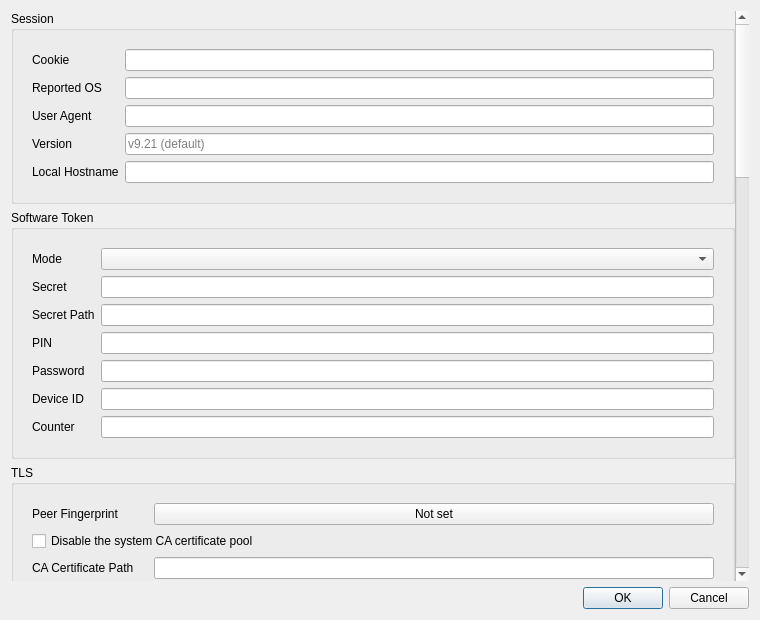
<?xml version="1.0" encoding="UTF-8"?>
<ui version="4.0">
 <class>EditOpenConnectAdvanced</class>
 <widget class="QDialog" name="EditOpenConnectAdvanced">
  <property name="geometry">
   <rect>
    <x>0</x>
    <y>0</y>
    <width>760</width>
    <height>620</height>
   </rect>
  </property>
  <property name="windowTitle">
   <string>OpenConnect Advanced</string>
  </property>
  <layout class="QVBoxLayout" name="dialog_layout">
   <item>
    <widget class="QScrollArea" name="scroll">
     <property name="frameShape">
      <enum>QFrame::NoFrame</enum>
     </property>
     <property name="widgetResizable">
      <bool>true</bool>
     </property>
     <widget class="QWidget" name="scroll_content">
      <layout class="QVBoxLayout" name="content_layout">
       <property name="leftMargin">
        <number>0</number>
       </property>
       <property name="topMargin">
        <number>0</number>
       </property>
       <property name="rightMargin">
        <number>0</number>
       </property>
       <property name="bottomMargin">
        <number>0</number>
       </property>
       <item>
        <widget class="QGroupBox" name="session_box">
         <property name="title">
          <string>Session</string>
         </property>
         <layout class="QVBoxLayout" name="session_box_layout">
          <item>
           <widget class="QWidget" name="session_box_form_w" native="true">
            <layout class="QFormLayout" name="session_box_form">
             <item row="0" column="0">
              <widget class="QLabel" name="cookie_l">
               <property name="toolTip">
                <string>Existing session cookie, to connect without logging in again.</string>
               </property>
               <property name="text">
                <string>Cookie</string>
               </property>
               <property name="buddy">
                <cstring>cookie</cstring>
               </property>
              </widget>
             </item>
             <item row="0" column="1">
              <widget class="QLineEdit" name="cookie"/>
             </item>
             <item row="1" column="0">
              <widget class="QLabel" name="reported_os_l">
               <property name="toolTip">
                <string>OS reported to the server, e.g. win or linux-64. Empty: this system.</string>
               </property>
               <property name="text">
                <string>Reported OS</string>
               </property>
               <property name="buddy">
                <cstring>reported_os</cstring>
               </property>
              </widget>
             </item>
             <item row="1" column="1">
              <widget class="QLineEdit" name="reported_os"/>
             </item>
             <item row="2" column="0">
              <widget class="QLabel" name="user_agent_l">
               <property name="toolTip">
                <string>&lt;html&gt;&lt;head/&gt;&lt;body&gt;&lt;p&gt;User agent reported to the server. The default is flavor specific.&lt;/p&gt;&lt;/body&gt;&lt;/html&gt;</string>
               </property>
               <property name="text">
                <string>User Agent</string>
               </property>
               <property name="buddy">
                <cstring>user_agent</cstring>
               </property>
              </widget>
             </item>
             <item row="2" column="1">
              <widget class="QLineEdit" name="user_agent"/>
             </item>
             <item row="3" column="0">
              <widget class="QLabel" name="version_l">
               <property name="toolTip">
                <string>Client version reported for AnyConnect XML authentication.</string>
               </property>
               <property name="text">
                <string>Version</string>
               </property>
               <property name="buddy">
                <cstring>version</cstring>
               </property>
              </widget>
             </item>
             <item row="3" column="1">
              <widget class="QLineEdit" name="version">
               <property name="placeholderText">
                <string>v9.21 (default)</string>
               </property>
              </widget>
             </item>
             <item row="4" column="0">
              <widget class="QLabel" name="local_hostname_l">
               <property name="toolTip">
                <string>&lt;html&gt;&lt;head/&gt;&lt;body&gt;&lt;p&gt;Local hostname reported to the server. The system hostname is used by default.&lt;/p&gt;&lt;/body&gt;&lt;/html&gt;</string>
               </property>
               <property name="text">
                <string>Local Hostname</string>
               </property>
               <property name="buddy">
                <cstring>local_hostname</cstring>
               </property>
              </widget>
             </item>
             <item row="4" column="1">
              <widget class="QLineEdit" name="local_hostname"/>
             </item>
            </layout>
           </widget>
          </item>
         </layout>
        </widget>
       </item>
       <item>
        <widget class="QGroupBox" name="token_box">
         <property name="toolTip">
          <string>Token the core generates itself; bind Throne OTP entries in the main editor.</string>
         </property>
         <property name="title">
          <string>Software Token</string>
         </property>
         <layout class="QVBoxLayout" name="token_box_layout">
          <item>
           <widget class="QWidget" name="token_box_form_w" native="true">
            <layout class="QFormLayout" name="token_box_form">
             <item row="0" column="0">
              <widget class="QLabel" name="token_mode_l">
               <property name="toolTip">
                <string>Token type: TOTP/HOTP code, RSA SecurID (stoken) or OIDC bearer token.</string>
               </property>
               <property name="text">
                <string>Mode</string>
               </property>
               <property name="buddy">
                <cstring>token_mode</cstring>
               </property>
              </widget>
             </item>
             <item row="0" column="1">
              <widget class="NoWheelComboBox" name="token_mode"/>
             </item>
             <item row="1" column="0">
              <widget class="QLabel" name="token_secret_l">
               <property name="toolTip">
                <string>Base32 secret or otpauth:// URI; CTF data for stoken; access token for oidc.</string>
               </property>
               <property name="text">
                <string>Secret</string>
               </property>
               <property name="buddy">
                <cstring>token_secret</cstring>
               </property>
              </widget>
             </item>
             <item row="1" column="1">
              <widget class="QLineEdit" name="token_secret"/>
             </item>
             <item row="2" column="0">
              <widget class="QLabel" name="token_secret_path_l">
               <property name="toolTip">
                <string>File holding the token secret or access token.</string>
               </property>
               <property name="text">
                <string>Secret Path</string>
               </property>
               <property name="buddy">
                <cstring>token_secret_path</cstring>
               </property>
              </widget>
             </item>
             <item row="2" column="1">
              <widget class="QLineEdit" name="token_secret_path"/>
             </item>
             <item row="3" column="0">
              <widget class="QLabel" name="token_pin_l">
               <property name="toolTip">
                <string>&lt;html&gt;&lt;head/&gt;&lt;body&gt;&lt;p&gt;RSA SecurID PIN for stoken mode.&lt;/p&gt;&lt;/body&gt;&lt;/html&gt;</string>
               </property>
               <property name="text">
                <string>PIN</string>
               </property>
               <property name="buddy">
                <cstring>token_pin</cstring>
               </property>
              </widget>
             </item>
             <item row="3" column="1">
              <widget class="QLineEdit" name="token_pin"/>
             </item>
             <item row="4" column="0">
              <widget class="QLabel" name="token_password_l">
               <property name="toolTip">
                <string>&lt;html&gt;&lt;head/&gt;&lt;body&gt;&lt;p&gt;Password for decrypting a password-protected RSA SecurID token.&lt;/p&gt;&lt;/body&gt;&lt;/html&gt;</string>
               </property>
               <property name="text">
                <string>Password</string>
               </property>
               <property name="buddy">
                <cstring>token_password</cstring>
               </property>
              </widget>
             </item>
             <item row="4" column="1">
              <widget class="QLineEdit" name="token_password"/>
             </item>
             <item row="5" column="0">
              <widget class="QLabel" name="token_device_id_l">
               <property name="toolTip">
                <string>&lt;html&gt;&lt;head/&gt;&lt;body&gt;&lt;p&gt;Device ID for decrypting a device-bound RSA SecurID token.&lt;/p&gt;&lt;/body&gt;&lt;/html&gt;</string>
               </property>
               <property name="text">
                <string>Device ID</string>
               </property>
               <property name="buddy">
                <cstring>token_device_id</cstring>
               </property>
              </widget>
             </item>
             <item row="5" column="1">
              <widget class="QLineEdit" name="token_device_id"/>
             </item>
             <item row="6" column="0">
              <widget class="QLabel" name="token_counter_l">
               <property name="toolTip">
                <string>Initial HOTP counter. Empty: from the otpauth:// URI, else 0.</string>
               </property>
               <property name="text">
                <string>Counter</string>
               </property>
               <property name="buddy">
                <cstring>token_counter</cstring>
               </property>
              </widget>
             </item>
             <item row="6" column="1">
              <widget class="QLineEdit" name="token_counter"/>
             </item>
            </layout>
           </widget>
          </item>
         </layout>
        </widget>
       </item>
       <item>
        <widget class="QGroupBox" name="tls_box">
         <property name="title">
          <string>TLS</string>
         </property>
         <layout class="QVBoxLayout" name="tls_box_layout">
          <item>
           <widget class="QWidget" name="tls_box_form_w" native="true">
            <layout class="QFormLayout" name="tls_box_form">
             <item row="0" column="0">
              <widget class="QLabel" name="tls_peer_fingerprint_l">
               <property name="toolTip">
                <string>Allowed server certificate fingerprints, one per line.</string>
               </property>
               <property name="text">
                <string>Peer Fingerprint</string>
               </property>
               <property name="buddy">
                <cstring>tls_peer_fingerprint</cstring>
               </property>
              </widget>
             </item>
             <item row="0" column="1">
              <widget class="QPushButton" name="tls_peer_fingerprint">
               <property name="text">
                <string>Not set</string>
               </property>
              </widget>
             </item>
             <item row="1" column="0" colspan="2">
              <widget class="QCheckBox" name="tls_system_trust_disabled">
               <property name="toolTip">
                <string>Trust only your CA certificate or peer fingerprints, not the system's.</string>
               </property>
               <property name="text">
                <string>Disable the system CA certificate pool</string>
               </property>
              </widget>
             </item>
             <item row="2" column="0">
              <widget class="QLabel" name="tls_certificate_authority_path_l">
               <property name="toolTip">
                <string>&lt;html&gt;&lt;head/&gt;&lt;body&gt;&lt;p&gt;Conflicts with the inline CA certificate on the main editor.&lt;/p&gt;&lt;/body&gt;&lt;/html&gt;</string>
               </property>
               <property name="text">
                <string>CA Certificate Path</string>
               </property>
               <property name="buddy">
                <cstring>tls_certificate_authority_path</cstring>
               </property>
              </widget>
             </item>
             <item row="2" column="1">
              <widget class="QLineEdit" name="tls_certificate_authority_path"/>
             </item>
             <item row="3" column="0">
              <widget class="QLabel" name="tls_client_certificate_path_l">
               <property name="toolTip">
                <string>&lt;html&gt;&lt;head/&gt;&lt;body&gt;&lt;p&gt;Conflicts with the inline client certificate on the main editor.&lt;/p&gt;&lt;/body&gt;&lt;/html&gt;</string>
               </property>
               <property name="text">
                <string>Client Certificate Path</string>
               </property>
               <property name="buddy">
                <cstring>tls_client_certificate_path</cstring>
               </property>
              </widget>
             </item>
             <item row="3" column="1">
              <widget class="QLineEdit" name="tls_client_certificate_path"/>
             </item>
             <item row="4" column="0">
              <widget class="QLabel" name="tls_client_key_path_l">
               <property name="toolTip">
                <string>&lt;html&gt;&lt;head/&gt;&lt;body&gt;&lt;p&gt;Conflicts with the inline client key on the main editor.&lt;/p&gt;&lt;/body&gt;&lt;/html&gt;</string>
               </property>
               <property name="text">
                <string>Client Key Path</string>
               </property>
               <property name="buddy">
                <cstring>tls_client_key_path</cstring>
               </property>
              </widget>
             </item>
             <item row="4" column="1">
              <widget class="QLineEdit" name="tls_client_key_path"/>
             </item>
             <item row="5" column="0">
              <widget class="QLabel" name="tls_mca_certificate_l">
               <property name="toolTip">
                <string>AnyConnect multiple-certificate authentication chain, in PEM.</string>
               </property>
               <property name="text">
                <string>MCA Certificate</string>
               </property>
               <property name="buddy">
                <cstring>tls_mca_certificate</cstring>
               </property>
              </widget>
             </item>
             <item row="5" column="1">
              <widget class="QPushButton" name="tls_mca_certificate">
               <property name="text">
                <string>Not set</string>
               </property>
              </widget>
             </item>
             <item row="6" column="0">
              <widget class="QLabel" name="tls_mca_certificate_path_l">
               <property name="toolTip">
                <string>&lt;html&gt;&lt;head/&gt;&lt;body&gt;&lt;p&gt;Conflicts with the inline MCA certificate.&lt;/p&gt;&lt;/body&gt;&lt;/html&gt;</string>
               </property>
               <property name="text">
                <string>MCA Certificate Path</string>
               </property>
               <property name="buddy">
                <cstring>tls_mca_certificate_path</cstring>
               </property>
              </widget>
             </item>
             <item row="6" column="1">
              <widget class="QLineEdit" name="tls_mca_certificate_path"/>
             </item>
             <item row="7" column="0">
              <widget class="QLabel" name="tls_mca_key_l">
               <property name="toolTip">
                <string>AnyConnect multiple-certificate authentication key, in PEM.</string>
               </property>
               <property name="text">
                <string>MCA Key</string>
               </property>
               <property name="buddy">
                <cstring>tls_mca_key</cstring>
               </property>
              </widget>
             </item>
             <item row="7" column="1">
              <widget class="QPushButton" name="tls_mca_key">
               <property name="text">
                <string>Not set</string>
               </property>
              </widget>
             </item>
             <item row="8" column="0">
              <widget class="QLabel" name="tls_mca_key_path_l">
               <property name="toolTip">
                <string>&lt;html&gt;&lt;head/&gt;&lt;body&gt;&lt;p&gt;Conflicts with the inline MCA key.&lt;/p&gt;&lt;/body&gt;&lt;/html&gt;</string>
               </property>
               <property name="text">
                <string>MCA Key Path</string>
               </property>
               <property name="buddy">
                <cstring>tls_mca_key_path</cstring>
               </property>
              </widget>
             </item>
             <item row="8" column="1">
              <widget class="QLineEdit" name="tls_mca_key_path"/>
             </item>
             <item row="9" column="0">
              <widget class="QLabel" name="tls_mca_key_password_l">
               <property name="toolTip">
                <string>&lt;html&gt;&lt;head/&gt;&lt;body&gt;&lt;p&gt;Password for the encrypted MCA private key.&lt;/p&gt;&lt;/body&gt;&lt;/html&gt;</string>
               </property>
               <property name="text">
                <string>MCA Key Password</string>
               </property>
               <property name="buddy">
                <cstring>tls_mca_key_password</cstring>
               </property>
              </widget>
             </item>
             <item row="9" column="1">
              <widget class="QLineEdit" name="tls_mca_key_password"/>
             </item>
            </layout>
           </widget>
          </item>
         </layout>
        </widget>
       </item>
       <item>
        <widget class="QGroupBox" name="mobile_box">
         <property name="toolTip">
          <string>&lt;html&gt;&lt;head/&gt;&lt;body&gt;&lt;p&gt;All three fields are required when a mobile identity is configured.&lt;/p&gt;&lt;/body&gt;&lt;/html&gt;</string>
         </property>
         <property name="title">
          <string>Mobile Identity</string>
         </property>
         <layout class="QVBoxLayout" name="mobile_box_layout">
          <item>
           <widget class="QWidget" name="mobile_box_form_w" native="true">
            <layout class="QFormLayout" name="mobile_box_form">
             <item row="0" column="0">
              <widget class="QLabel" name="mobile_platform_version_l">
               <property name="toolTip">
                <string>&lt;html&gt;&lt;head/&gt;&lt;body&gt;&lt;p&gt;Mobile operating system version reported to the AnyConnect server.&lt;/p&gt;&lt;/body&gt;&lt;/html&gt;</string>
               </property>
               <property name="text">
                <string>Platform Version</string>
               </property>
               <property name="buddy">
                <cstring>mobile_platform_version</cstring>
               </property>
              </widget>
             </item>
             <item row="0" column="1">
              <widget class="QLineEdit" name="mobile_platform_version"/>
             </item>
             <item row="1" column="0">
              <widget class="QLabel" name="mobile_device_type_l">
               <property name="toolTip">
                <string>&lt;html&gt;&lt;head/&gt;&lt;body&gt;&lt;p&gt;Mobile device model or type reported to the AnyConnect server.&lt;/p&gt;&lt;/body&gt;&lt;/html&gt;</string>
               </property>
               <property name="text">
                <string>Device Type</string>
               </property>
               <property name="buddy">
                <cstring>mobile_device_type</cstring>
               </property>
              </widget>
             </item>
             <item row="1" column="1">
              <widget class="QLineEdit" name="mobile_device_type"/>
             </item>
             <item row="2" column="0">
              <widget class="QLabel" name="mobile_device_unique_id_l">
               <property name="toolTip">
                <string>&lt;html&gt;&lt;head/&gt;&lt;body&gt;&lt;p&gt;Mobile device identifier reported to the AnyConnect server.&lt;/p&gt;&lt;/body&gt;&lt;/html&gt;</string>
               </property>
               <property name="text">
                <string>Device Unique ID</string>
               </property>
               <property name="buddy">
                <cstring>mobile_device_unique_id</cstring>
               </property>
              </widget>
             </item>
             <item row="2" column="1">
              <widget class="QLineEdit" name="mobile_device_unique_id"/>
             </item>
            </layout>
           </widget>
          </item>
         </layout>
        </widget>
       </item>
       <item>
        <widget class="QGroupBox" name="compliance_box">
         <property name="title">
          <string>Compliance</string>
         </property>
         <layout class="QVBoxLayout" name="compliance_box_layout">
          <item>
           <widget class="QWidget" name="compliance_box_form_w" native="true">
            <layout class="QFormLayout" name="compliance_box_form">
             <item row="0" column="0">
              <widget class="QLabel" name="csd_wrapper_path_l">
               <property name="toolTip">
                <string>AnyConnect CSD/host scan wrapper program. Empty: built-in handling.</string>
               </property>
               <property name="text">
                <string>CSD Wrapper Path</string>
               </property>
               <property name="buddy">
                <cstring>csd_wrapper_path</cstring>
               </property>
              </widget>
             </item>
             <item row="0" column="1">
              <widget class="QLineEdit" name="csd_wrapper_path"/>
             </item>
             <item row="1" column="0">
              <widget class="QLabel" name="hip_wrapper_path_l">
               <property name="toolTip">
                <string>GlobalProtect HIP report wrapper program. Empty: built-in reporting.</string>
               </property>
               <property name="text">
                <string>HIP Wrapper Path</string>
               </property>
               <property name="buddy">
                <cstring>hip_wrapper_path</cstring>
               </property>
              </widget>
             </item>
             <item row="1" column="1">
              <widget class="QLineEdit" name="hip_wrapper_path"/>
             </item>
             <item row="2" column="0">
              <widget class="QLabel" name="fortinet_hostcheck_l">
               <property name="toolTip">
                <string>Fortinet hostcheck result, e.g. 0100,10.0.19042. Empty: no hostcheck.</string>
               </property>
               <property name="text">
                <string>Fortinet Hostcheck</string>
               </property>
               <property name="buddy">
                <cstring>fortinet_hostcheck</cstring>
               </property>
              </widget>
             </item>
             <item row="2" column="1">
              <widget class="QLineEdit" name="fortinet_hostcheck"/>
             </item>
             <item row="3" column="0">
              <widget class="QLabel" name="fortinet_check_virtual_desktop_l">
               <property name="toolTip">
                <string>Fortinet virtual desktop check result: MAC addresses joined by |.</string>
               </property>
               <property name="text">
                <string>Fortinet Virtual Desktop</string>
               </property>
               <property name="buddy">
                <cstring>fortinet_check_virtual_desktop</cstring>
               </property>
              </widget>
             </item>
             <item row="3" column="1">
              <widget class="QLineEdit" name="fortinet_check_virtual_desktop"/>
             </item>
            </layout>
           </widget>
          </item>
         </layout>
        </widget>
       </item>
       <item>
        <widget class="QGroupBox" name="tncc_box">
         <property name="title">
          <string>TNCC</string>
         </property>
         <layout class="QVBoxLayout" name="tncc_box_layout">
          <item>
           <widget class="QWidget" name="tncc_box_form_w" native="true">
            <layout class="QFormLayout" name="tncc_box_form">
             <item row="0" column="0">
              <widget class="QLabel" name="tncc_wrapper_path_l">
               <property name="toolTip">
                <string>External Network Connect TNCC wrapper program.</string>
               </property>
               <property name="text">
                <string>Wrapper Path</string>
               </property>
               <property name="buddy">
                <cstring>tncc_wrapper_path</cstring>
               </property>
              </widget>
             </item>
             <item row="0" column="1">
              <widget class="QLineEdit" name="tncc_wrapper_path"/>
             </item>
             <item row="1" column="0">
              <widget class="QLabel" name="tncc_device_id_l">
               <property name="toolTip">
                <string>&lt;html&gt;&lt;head/&gt;&lt;body&gt;&lt;p&gt;Device ID reported by the built-in TNCC handler.&lt;/p&gt;&lt;/body&gt;&lt;/html&gt;</string>
               </property>
               <property name="text">
                <string>Device ID</string>
               </property>
               <property name="buddy">
                <cstring>tncc_device_id</cstring>
               </property>
              </widget>
             </item>
             <item row="1" column="1">
              <widget class="QLineEdit" name="tncc_device_id"/>
             </item>
             <item row="2" column="0">
              <widget class="QLabel" name="tncc_user_agent_l">
               <property name="toolTip">
                <string>&lt;html&gt;&lt;head/&gt;&lt;body&gt;&lt;p&gt;User agent used by the built-in TNCC handler. Neoteris HC Http is used by default.&lt;/p&gt;&lt;/body&gt;&lt;/html&gt;</string>
               </property>
               <property name="text">
                <string>User Agent</string>
               </property>
               <property name="buddy">
                <cstring>tncc_user_agent</cstring>
               </property>
              </widget>
             </item>
             <item row="2" column="1">
              <widget class="QLineEdit" name="tncc_user_agent"/>
             </item>
             <item row="3" column="0" colspan="2">
              <widget class="QCheckBox" name="tncc_machine_identification_enabled">
               <property name="toolTip">
                <string>Report platform, hostname and MAC addresses; needed for machine certificates.</string>
               </property>
               <property name="text">
                <string>Enable machine identification</string>
               </property>
              </widget>
             </item>
            </layout>
           </widget>
          </item>
          <item>
           <widget class="QTableWidget" name="tncc_certificates_table">
            <property name="toolTip">
             <string>Machine certificates the built-in TNCC handler presents.</string>
            </property>
            <property name="selectionBehavior">
             <enum>QAbstractItemView::SelectRows</enum>
            </property>
            <property name="sizeAdjustPolicy">
             <enum>QAbstractScrollArea::AdjustToContents</enum>
            </property>
            <column>
             <property name="text">
              <string>Certificate</string>
             </property>
            </column>
            <column>
             <property name="text">
              <string>Certificate Path</string>
             </property>
            </column>
           </widget>
          </item>
          <item>
           <layout class="QHBoxLayout" name="tncc_certificates_table_buttons">
            <item>
             <widget class="QPushButton" name="tncc_certificates_table_add">
              <property name="text">
               <string>Add</string>
              </property>
             </widget>
            </item>
            <item>
             <widget class="QPushButton" name="tncc_certificates_table_remove">
              <property name="text">
               <string>Remove</string>
              </property>
             </widget>
            </item>
            <item>
             <widget class="QPushButton" name="tncc_certificates_table_edit">
              <property name="text">
               <string>Edit certificate</string>
              </property>
             </widget>
            </item>
            <item>
             <spacer name="tncc_certificates_table_spacer">
              <property name="orientation">
               <enum>Qt::Horizontal</enum>
              </property>
              <property name="sizeHint">
               <size>
                <width>0</width>
                <height>0</height>
               </size>
              </property>
             </spacer>
            </item>
           </layout>
          </item>
         </layout>
        </widget>
       </item>
       <item>
        <widget class="QGroupBox" name="form_box">
         <property name="title">
          <string>Authentication Forms</string>
         </property>
         <layout class="QVBoxLayout" name="form_box_layout">
          <item>
           <widget class="QTableWidget" name="form_entries_table">
            <property name="toolTip">
             <string>Login form answers, matched by submission key or by form ID and name.</string>
            </property>
            <property name="selectionBehavior">
             <enum>QAbstractItemView::SelectRows</enum>
            </property>
            <property name="sizeAdjustPolicy">
             <enum>QAbstractScrollArea::AdjustToContents</enum>
            </property>
            <column>
             <property name="text">
              <string>Form ID</string>
             </property>
            </column>
            <column>
             <property name="text">
              <string>Submission Key</string>
             </property>
            </column>
            <column>
             <property name="text">
              <string>Name</string>
             </property>
            </column>
            <column>
             <property name="text">
              <string>Value</string>
             </property>
            </column>
            <column>
             <property name="text">
              <string>Ask interactively</string>
             </property>
            </column>
           </widget>
          </item>
          <item>
           <layout class="QHBoxLayout" name="form_entries_table_buttons">
            <item>
             <widget class="QPushButton" name="form_entries_table_add">
              <property name="text">
               <string>Add</string>
              </property>
             </widget>
            </item>
            <item>
             <widget class="QPushButton" name="form_entries_table_remove">
              <property name="text">
               <string>Remove</string>
              </property>
             </widget>
            </item>
            <item>
             <spacer name="form_entries_table_spacer">
              <property name="orientation">
               <enum>Qt::Horizontal</enum>
              </property>
              <property name="sizeHint">
               <size>
                <width>0</width>
                <height>0</height>
               </size>
              </property>
             </spacer>
            </item>
           </layout>
          </item>
         </layout>
        </widget>
       </item>
       <item>
        <widget class="QGroupBox" name="transport_box">
         <property name="title">
          <string>Transport</string>
         </property>
         <layout class="QVBoxLayout" name="transport_box_layout">
          <item>
           <widget class="QWidget" name="transport_box_form_w" native="true">
            <layout class="QFormLayout" name="transport_box_form">
             <item row="0" column="0" colspan="2">
              <widget class="QCheckBox" name="no_udp">
               <property name="toolTip">
                <string>&lt;html&gt;&lt;head/&gt;&lt;body&gt;&lt;p&gt;Uses the TLS data channel only.&lt;/p&gt;&lt;/body&gt;&lt;/html&gt;</string>
               </property>
               <property name="text">
                <string>Disable the DTLS or ESP data channel</string>
               </property>
              </widget>
             </item>
             <item row="1" column="0">
              <widget class="QLabel" name="dtls_local_port_l">
               <property name="toolTip">
                <string>Local UDP port for the DTLS channel. Default: random.</string>
               </property>
               <property name="text">
                <string>DTLS Local Port</string>
               </property>
               <property name="buddy">
                <cstring>dtls_local_port</cstring>
               </property>
              </widget>
             </item>
             <item row="1" column="1">
              <widget class="QLineEdit" name="dtls_local_port"/>
             </item>
             <item row="2" column="0" colspan="2">
              <widget class="QCheckBox" name="compression_disabled">
               <property name="toolTip">
                <string>Don't negotiate compression, which can weaken confidentiality.</string>
               </property>
               <property name="text">
                <string>Disable compression negotiation</string>
               </property>
              </widget>
             </item>
             <item row="3" column="0">
              <widget class="QLabel" name="compression_mode_l">
               <property name="toolTip">
                <string>Compression to offer; all adds stateful deflate. Default: stateless.</string>
               </property>
               <property name="text">
                <string>Compression Mode</string>
               </property>
               <property name="buddy">
                <cstring>compression_mode</cstring>
               </property>
              </widget>
             </item>
             <item row="3" column="1">
              <widget class="NoWheelComboBox" name="compression_mode"/>
             </item>
             <item row="4" column="0" colspan="2">
              <widget class="QCheckBox" name="ipv6_disabled">
               <property name="text">
                <string>Disable IPv6 tunnel configuration</string>
               </property>
              </widget>
             </item>
             <item row="5" column="0" colspan="2">
              <widget class="QCheckBox" name="http_keepalive_disabled">
               <property name="toolTip">
                <string>&lt;html&gt;&lt;head/&gt;&lt;body&gt;&lt;p&gt;Applies to authentication and configuration requests.&lt;/p&gt;&lt;/body&gt;&lt;/html&gt;</string>
               </property>
               <property name="text">
                <string>Disable HTTP connection reuse</string>
               </property>
              </widget>
             </item>
             <item row="6" column="0" colspan="2">
              <widget class="QCheckBox" name="xml_post_disabled">
               <property name="toolTip">
                <string>&lt;html&gt;&lt;head/&gt;&lt;body&gt;&lt;p&gt;Starts AnyConnect authentication with the legacy GET flow.&lt;/p&gt;&lt;/body&gt;&lt;/html&gt;</string>
               </property>
               <property name="text">
                <string>Disable XML POST authentication</string>
               </property>
              </widget>
             </item>
             <item row="7" column="0" colspan="2">
              <widget class="QCheckBox" name="external_auth_disabled">
               <property name="toolTip">
                <string>Don't offer browser (SSO/SAML) login; reject such requests.</string>
               </property>
               <property name="text">
                <string>Disable external browser authentication</string>
               </property>
              </widget>
             </item>
             <item row="8" column="0" colspan="2">
              <widget class="QCheckBox" name="password_authentication_disabled">
               <property name="toolTip">
                <string>Abort instead of answering a password form (OpenConnect --no-passwd).</string>
               </property>
               <property name="text">
                <string>Abort on a non-success authentication form</string>
               </property>
              </widget>
             </item>
             <item row="9" column="0" colspan="2">
              <widget class="QCheckBox" name="tcp_keep_alive_enabled">
               <property name="toolTip">
                <string>&lt;html&gt;&lt;head/&gt;&lt;body&gt;&lt;p&gt;Disabled by default to match OpenConnect.&lt;/p&gt;&lt;/body&gt;&lt;/html&gt;</string>
               </property>
               <property name="text">
                <string>Enable TCP keep alive</string>
               </property>
              </widget>
             </item>
             <item row="10" column="0" colspan="2">
              <widget class="QCheckBox" name="pfs">
               <property name="toolTip">
                <string>Applies to TLS 1.2 and earlier. Default: off.</string>
               </property>
               <property name="text">
                <string>Require forward-secret cipher suites</string>
               </property>
              </widget>
             </item>
             <item row="11" column="0" colspan="2">
              <widget class="QCheckBox" name="allow_insecure_crypto">
               <property name="toolTip">
                <string>Allow weak cipher suites and TLS 1.0.</string>
               </property>
               <property name="text">
                <string>Allow legacy TLS and DTLS crypto</string>
               </property>
              </widget>
             </item>
             <item row="12" column="0">
              <widget class="QLabel" name="base_mtu_l">
               <property name="toolTip">
                <string>Path MTU the tunnel MTU is derived from; at least 1280.</string>
               </property>
               <property name="text">
                <string>Base MTU</string>
               </property>
               <property name="buddy">
                <cstring>base_mtu</cstring>
               </property>
              </widget>
             </item>
             <item row="12" column="1">
              <widget class="QLineEdit" name="base_mtu">
               <property name="placeholderText">
                <string>1406 (default)</string>
               </property>
              </widget>
             </item>
             <item row="13" column="0">
              <widget class="QLabel" name="dpd_interval_l">
               <property name="toolTip">
                <string>Dead peer detection interval, at least 2s.</string>
               </property>
               <property name="text">
                <string>DPD Interval</string>
               </property>
               <property name="buddy">
                <cstring>dpd_interval</cstring>
               </property>
              </widget>
             </item>
             <item row="13" column="1">
              <widget class="QLineEdit" name="dpd_interval"/>
             </item>
             <item row="14" column="0">
              <widget class="QLabel" name="reconnect_timeout_l">
               <property name="toolTip">
                <string>&lt;html&gt;&lt;head/&gt;&lt;body&gt;&lt;p&gt;Maximum accumulated backoff time after failed reconnect attempts.&lt;/p&gt;&lt;/body&gt;&lt;/html&gt;</string>
               </property>
               <property name="text">
                <string>Reconnect Timeout</string>
               </property>
               <property name="buddy">
                <cstring>reconnect_timeout</cstring>
               </property>
              </widget>
             </item>
             <item row="14" column="1">
              <widget class="QLineEdit" name="reconnect_timeout">
               <property name="placeholderText">
                <string>300s (default)</string>
               </property>
              </widget>
             </item>
             <item row="15" column="0">
              <widget class="QLabel" name="trojan_interval_l">
               <property name="toolTip">
                <string>Interval between GlobalProtect HIP reports or TNCC checks.</string>
               </property>
               <property name="text">
                <string>Trojan Interval</string>
               </property>
               <property name="buddy">
                <cstring>trojan_interval</cstring>
               </property>
              </widget>
             </item>
             <item row="15" column="1">
              <widget class="QLineEdit" name="trojan_interval"/>
             </item>
             <item row="16" column="0">
              <widget class="QLabel" name="queue_length_l">
               <property name="toolTip">
                <string>Packet queue length between the VPN transport and the tunnel.</string>
               </property>
               <property name="text">
                <string>Queue Length</string>
               </property>
               <property name="buddy">
                <cstring>queue_length</cstring>
               </property>
              </widget>
             </item>
             <item row="16" column="1">
              <widget class="QLineEdit" name="queue_length">
               <property name="placeholderText">
                <string>32 (default)</string>
               </property>
              </widget>
             </item>
            </layout>
           </widget>
          </item>
         </layout>
        </widget>
       </item>
      </layout>
     </widget>
    </widget>
   </item>
   <item>
    <widget class="QDialogButtonBox" name="buttonBox">
     <property name="orientation">
      <enum>Qt::Horizontal</enum>
     </property>
     <property name="standardButtons">
      <set>QDialogButtonBox::Cancel|QDialogButtonBox::Ok</set>
     </property>
    </widget>
   </item>
  </layout>
 </widget>
 <customwidgets>
  <customwidget>
   <class>NoWheelComboBox</class>
   <extends>QComboBox</extends>
   <header>include/ui/utils/NoWheelComboBox.h</header>
  </customwidget>
 </customwidgets>
 <tabstops>
  <tabstop>cookie</tabstop>
  <tabstop>reported_os</tabstop>
  <tabstop>user_agent</tabstop>
  <tabstop>version</tabstop>
  <tabstop>local_hostname</tabstop>
  <tabstop>token_mode</tabstop>
  <tabstop>token_secret</tabstop>
  <tabstop>token_secret_path</tabstop>
  <tabstop>token_pin</tabstop>
  <tabstop>token_password</tabstop>
  <tabstop>token_device_id</tabstop>
  <tabstop>token_counter</tabstop>
  <tabstop>tls_peer_fingerprint</tabstop>
  <tabstop>tls_system_trust_disabled</tabstop>
  <tabstop>tls_certificate_authority_path</tabstop>
  <tabstop>tls_client_certificate_path</tabstop>
  <tabstop>tls_client_key_path</tabstop>
  <tabstop>tls_mca_certificate</tabstop>
  <tabstop>tls_mca_certificate_path</tabstop>
  <tabstop>tls_mca_key</tabstop>
  <tabstop>tls_mca_key_path</tabstop>
  <tabstop>tls_mca_key_password</tabstop>
  <tabstop>mobile_platform_version</tabstop>
  <tabstop>mobile_device_type</tabstop>
  <tabstop>mobile_device_unique_id</tabstop>
  <tabstop>csd_wrapper_path</tabstop>
  <tabstop>hip_wrapper_path</tabstop>
  <tabstop>fortinet_hostcheck</tabstop>
  <tabstop>fortinet_check_virtual_desktop</tabstop>
  <tabstop>tncc_wrapper_path</tabstop>
  <tabstop>tncc_device_id</tabstop>
  <tabstop>tncc_user_agent</tabstop>
  <tabstop>tncc_machine_identification_enabled</tabstop>
  <tabstop>tncc_certificates_table_add</tabstop>
  <tabstop>tncc_certificates_table_remove</tabstop>
  <tabstop>tncc_certificates_table_edit</tabstop>
  <tabstop>form_entries_table_add</tabstop>
  <tabstop>form_entries_table_remove</tabstop>
  <tabstop>no_udp</tabstop>
  <tabstop>dtls_local_port</tabstop>
  <tabstop>compression_disabled</tabstop>
  <tabstop>compression_mode</tabstop>
  <tabstop>ipv6_disabled</tabstop>
  <tabstop>http_keepalive_disabled</tabstop>
  <tabstop>xml_post_disabled</tabstop>
  <tabstop>external_auth_disabled</tabstop>
  <tabstop>password_authentication_disabled</tabstop>
  <tabstop>tcp_keep_alive_enabled</tabstop>
  <tabstop>pfs</tabstop>
  <tabstop>allow_insecure_crypto</tabstop>
  <tabstop>base_mtu</tabstop>
  <tabstop>dpd_interval</tabstop>
  <tabstop>reconnect_timeout</tabstop>
  <tabstop>trojan_interval</tabstop>
  <tabstop>queue_length</tabstop>
 </tabstops>
 <resources/>
 <connections/>
</ui>
